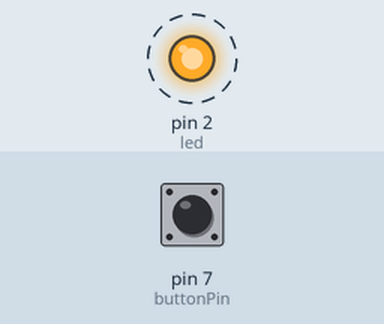
Simulated run of this sketch. Board: Arduino Uno, built with avr-gcc and run on an emulated ATmega328P. Parts: output pins drawn as LEDs (lit = HIGH). Dashed ring = blinking. The test bench sets the inputs (shaded band); at power-on: pin 7 (buttonPin) HIGH.

Above: at 1.25 s.
1.3 s: pin 7 (buttonPin) pulled LOW for 0.25 s
At 2.25 s:
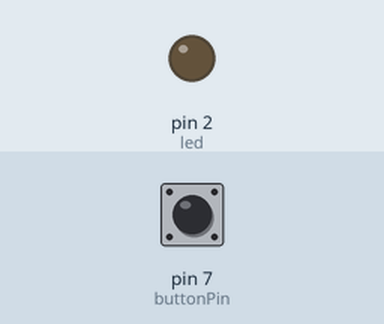
At 3.15 s:
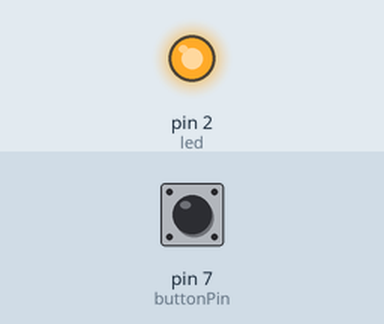
Timing chart, 0 to 10.3 s (numbered marks = the images above; inputs shaded):
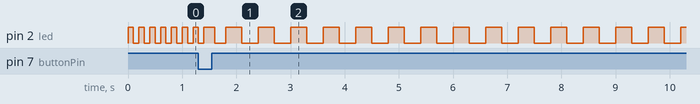

The sketch:

pusador_sin_pullup_2.ino
```cpp
int led = 2;
int buttonPin = 7;
int period = 100;
int buttonState;
int prevState = HIGH;

// the setup function runs once when you press reset or power the board
void setup() {
  // initialize digital pin LED_BUILTIN as an output.
  pinMode(led, OUTPUT);
  pinMode(buttonPin, INPUT_PULLUP);
}

// the loop function runs over and over again forever
void loop() {
  buttonState = digitalRead(buttonPin);
  if (buttonState != prevState) {
    period += 100;
    prevState = buttonState;
  }
  digitalWrite(led, HIGH);   // turn the LED on (HIGH is the voltage level)
  delay(period);                       // wait for half a second
  digitalWrite(led, LOW);    // turn the LED off by making the voltage LOW
  delay(period);                       // wait for half a second
}
```
